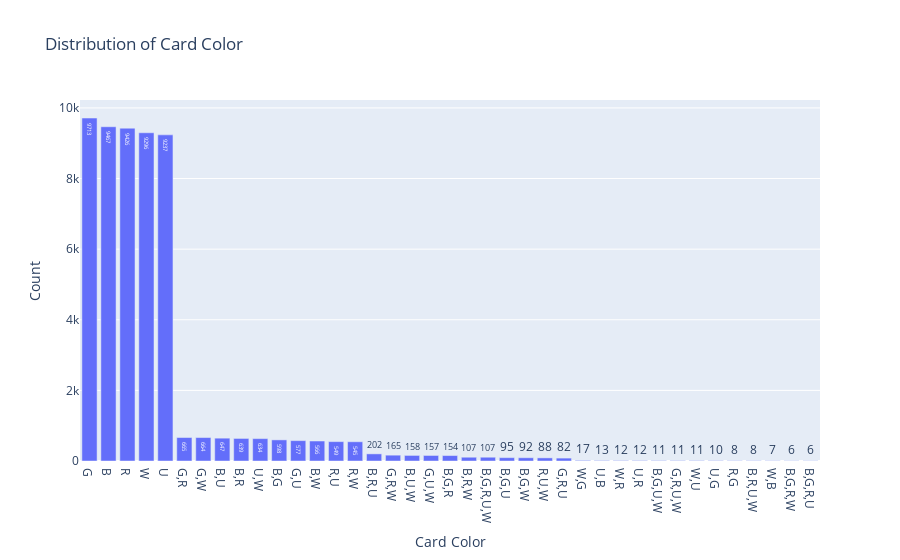

Notebook source saved alongside this figure:
### Markdown cell above
There are 14,553 cards with a NaN value in the 'colors' column. Some of them are colorless cards like artifacts, and some of them are cards with no color, like lands.

**Colors & Color Identity:**        
Those color and color identity are similar in concept, they do play different roles in the game. Here is a [glossary](https://mtg.fandom.com/wiki/Category:Glossary) for Magic for further definitions and examples.

**Color distribution of cards:**

### Code cell
# Check how many unique color combinations
print(f"Number of categories: {df['colors'].nunique()}")

# Check how many cards having a missing `colors` value
print(f"Number of cards missing colors value: {df['colors'].isna().sum().sum()}")

# Plot distribution of card colors
fig = px.bar(
    df,
    x=df['colors'].value_counts().index,
    y=df['colors'].value_counts(),   
    labels={
        'x':"Card Color", 
        'y':'Count'
    }, 
    title='Distribution of Card Color', 
    text_auto=True
)

fig.show()

### Figure 1 — Plotly figure (JSON) as saved in the notebook; plotly's stock layout.template omitted (floating-point values rounded to 4 significant figures)
{"data": [{"alignmentgroup": "True", "hovertemplate": "Card Color=%{x}<br>Count=%{y}<extra></extra>", "legendgroup": "", "marker": {"color": "#636efa", "pattern": {"shape": ""}}, "name": "", "offsetgroup": "", "orientation": "v", "showlegend": false, "textposition": "auto", "texttemplate": "%{y}", "type": "bar", "x": ["G", "B", "R", "W", "U", "G,R", "G,W", "B,U", "B,R", "U,W", "B,G", "G,U", "B,W", "R,U", "R,W", "B,R,U", "G,R,W", "B,U,W", "G,U,W", "B,G,R", "B,R,W", "B,G,R,U,W", "B,G,U", "B,G,W", "R,U,W", "G,R,U", "W,G", "U,B", "W,R", "U,R", "B,G,U,W", "G,R,U,W", "W,U", "U,G", "R,G", "B,R,U,W", "W,B", "B,G,R,W", "B,G,R,U"], "xaxis": "x", "y": [9713, 9467, 9426, 9296, 9237, 665, 664, 647, 639, 634, 598, 577, 566, 549, 545, 202, 165, 158, 157, 154, 107, 107, 95, 92, 88, 82, 17, 13, 12, 12, 11, 11, 11, 10, 8, 8, 7, 6, 6], "yaxis": "y"}], "layout": {"barmode": "relative", "legend": {"tracegroupgap": 0}, "title": {"text": "Distribution of Card Color"}, "xaxis": {"anchor": "y", "domain": [0, 1], "title": {"text": "Card Color"}}, "yaxis": {"anchor": "x", "domain": [0, 1], "title": {"text": "Count"}}}}
